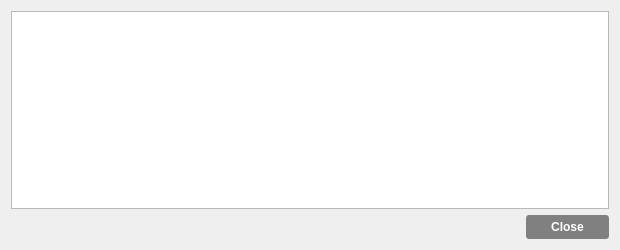
<?xml version="1.0" encoding="UTF-8"?>
<ui version="4.0">
 <class>TransactionDescDialog</class>
 <widget class="QDialog" name="TransactionDescDialog">
  <property name="geometry">
   <rect>
    <x>0</x>
    <y>0</y>
    <width>620</width>
    <height>250</height>
   </rect>
  </property>
  <property name="windowTitle">
   <string notr="true">Transaction details</string>
  </property>
  <property name="styleSheet">
   <string notr="true">QDialog#TransactionDescDialog {
border-image: url(':/images/ltbcbg') 0 0 0 0 stretch stretch;
}

QMessageBox {
border-image: url(':/images/xgcendbtc') 0 0 0 0 stretch stretch;
}

QMessageBox QLabel {
color: rgb(255, 255, 255);
}

QPushButton { /* Global Button Style */
background-color:qlineargradient(spread:pad, cx:0.5, cy:0.5, radius:0.5, fx:0.5, fy:0.5, stop:0.494318 rgba(0, 0, 0, 118));
border:0;
border-radius:3px;
color:#ffffff;
font-size:12px;
font-weight:bold;
padding-left:25px;
padding-right:25px;
padding-top:5px;
padding-bottom:5px;
}

QPushButton:hover {
background-color:qlineargradient(spread:pad, cx:0.5, cy:0.5, radius:0.5, fx:0.5, fy:0.5, stop:0.494318 rgba(0, 0, 0, 171));
}

QPushButton:focus {
border:none;
outline:none;
}

QPushButton:pressed {
border:1px solid #FFFFFF;
}

QComboBox { /* Dropdown Menus */
border:1px solid #000000;
padding: 3px 5px 3px 5px;
background:#fcfcfc;
min-height:25px;
color:#818181;
}</string>
  </property>
  <layout class="QVBoxLayout" name="verticalLayout">
   <item>
    <widget class="QTextEdit" name="detailText">
     <property name="toolTip">
      <string>This pane shows a detailed description of the transaction</string>
     </property>
     <property name="readOnly">
      <bool>true</bool>
     </property>
    </widget>
   </item>
   <item>
    <widget class="QDialogButtonBox" name="buttonBox">
     <property name="orientation">
      <enum>Qt::Horizontal</enum>
     </property>
     <property name="standardButtons">
      <set>QDialogButtonBox::Close</set>
     </property>
    </widget>
   </item>
  </layout>
 </widget>
 <resources/>
 <connections>
  <connection>
   <sender>buttonBox</sender>
   <signal>accepted()</signal>
   <receiver>TransactionDescDialog</receiver>
   <slot>accept()</slot>
   <hints>
    <hint type="sourcelabel">
     <x>20</x>
     <y>20</y>
    </hint>
    <hint type="destinationlabel">
     <x>20</x>
     <y>20</y>
    </hint>
   </hints>
  </connection>
  <connection>
   <sender>buttonBox</sender>
   <signal>rejected()</signal>
   <receiver>TransactionDescDialog</receiver>
   <slot>reject()</slot>
   <hints>
    <hint type="sourcelabel">
     <x>20</x>
     <y>20</y>
    </hint>
    <hint type="destinationlabel">
     <x>20</x>
     <y>20</y>
    </hint>
   </hints>
  </connection>
 </connections>
</ui>
